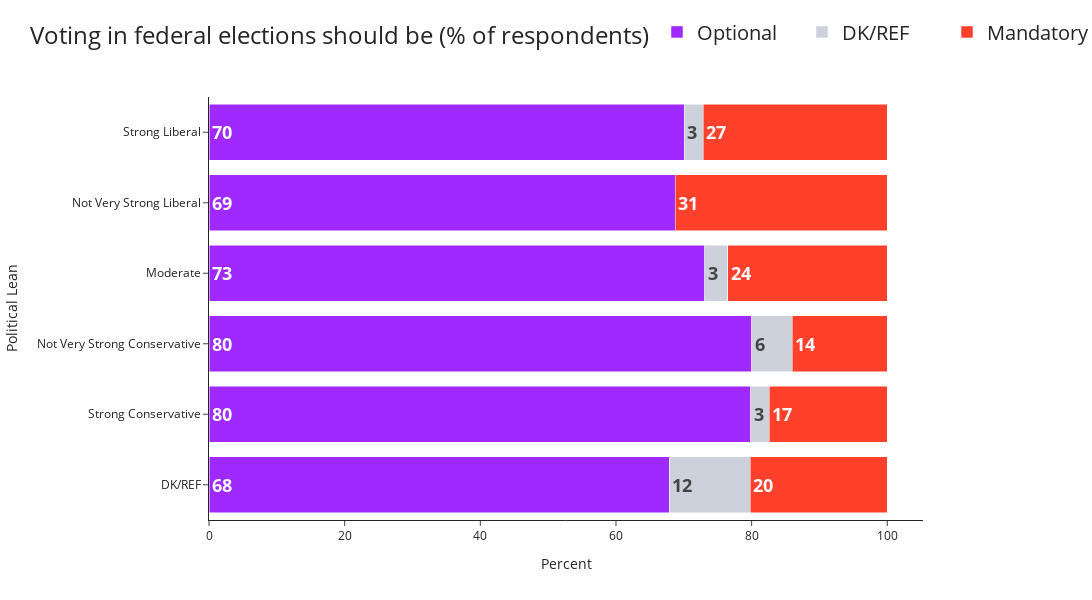

Notebook code cell kept with this figure:
### Markdown cell above
Or make it a stacked horizontal barplot. (getting a little closer to Yougov)

### Code cell
election_ordering = ['Optional','DK/REF', 'Mandatory']
election_props = election_proportions[election_ordering] *100
fig = px.bar(election_props, x= election_props.columns, y = election_props.index, 
                 orientation = 'h', # uncomment this line for a horizontal plot
                
                # x and y axis labels as a key:value dictionary
                 labels={"political_leaning_categorical": "Political Lean",
                         "value": "Percent", 
                         "mandatory_election_categorical" : 'Voting in federal\nelections should be (% of respondents)'},
                 barmode='stack',
                 width = 1200,
                 height = 600,
                 #title = 'Voting in federal\nelections should be (% of respondents)',
                 # manually setting a color map for the bars
                 color_discrete_sequence=[ '#9F29FF', '#CCD1DB', '#FF412C'],
                 template='simple_white', # using the white template instead of the default

            
            )
fig.update_layout(
    legend=dict(
        font=dict(size=20),
        yanchor="top",
        orientation = 'h',
        entrywidth=100,
        y=1.2,
        xanchor="center",
        x=0.5
))
# add % label in each bar

fig.update_traces(texttemplate='<b>%{x:1.0f}</b>', textposition='inside',  insidetextanchor='start', textfont_size=18)
fig.show()

### Figure 1 — Plotly figure (JSON) as saved in the notebook; plotly's stock layout.template omitted (floating-point values rounded to 4 significant figures)
{"data": [{"hovertemplate": "Voting in federal\nelections should be (% of respondents)=Optional<br>Percent=%{x}<br>Political Lean=%{y}<extra></extra>", "insidetextanchor": "start", "legendgroup": "Optional", "marker": {"color": "#9F29FF", "pattern": {"shape": ""}}, "name": "Optional", "orientation": "h", "showlegend": true, "textfont": {"size": 18}, "textposition": "inside", "texttemplate": "<b>%{x:1.0f}</b>", "type": "bar", "x": [67.86, 79.89, 80.0, 73.09, 68.75, 70.09], "xaxis": "x", "y": ["DK/REF", "Strong Conservative", "Not Very Strong Conservative", "Moderate", "Not Very Strong Liberal", "Strong Liberal"], "yaxis": "y"}, {"hovertemplate": "Voting in federal\nelections should be (% of respondents)=DK/REF<br>Percent=%{x}<br>Political Lean=%{y}<extra></extra>", "insidetextanchor": "start", "legendgroup": "DK/REF", "marker": {"color": "#CCD1DB", "pattern": {"shape": ""}}, "name": "DK/REF", "orientation": "h", "showlegend": true, "textfont": {"size": 18}, "textposition": "inside", "texttemplate": "<b>%{x:1.0f}</b>", "type": "bar", "x": [11.9, 2.717, 6.0, 3.364, 0.0, 2.804], "xaxis": "x", "y": ["DK/REF", "Strong Conservative", "Not Very Strong Conservative", "Moderate", "Not Very Strong Liberal", "Strong Liberal"], "yaxis": "y"}, {"hovertemplate": "Voting in federal\nelections should be (% of respondents)=Mandatory<br>Percent=%{x}<br>Political Lean=%{y}<extra></extra>", "insidetextanchor": "start", "legendgroup": "Mandatory", "marker": {"color": "#FF412C", "pattern": {"shape": ""}}, "name": "Mandatory", "orientation": "h", "showlegend": true, "textfont": {"size": 18}, "textposition": "inside", "texttemplate": "<b>%{x:1.0f}</b>", "type": "bar", "x": [20.24, 17.39, 14.0, 23.55, 31.25, 27.1], "xaxis": "x", "y": ["DK/REF", "Strong Conservative", "Not Very Strong Conservative", "Moderate", "Not Very Strong Liberal", "Strong Liberal"], "yaxis": "y"}], "layout": {"barmode": "stack", "height": 600, "legend": {"entrywidth": 100, "font": {"size": 20}, "orientation": "h", "title": {"text": "Voting in federal\nelections should be (% of respondents)"}, "tracegroupgap": 0, "x": 0.5, "xanchor": "center", "y": 1.2, "yanchor": "top"}, "margin": {"t": 60}, "width": 1200, "xaxis": {"anchor": "y", "domain": [0, 1], "title": {"text": "Percent"}}, "yaxis": {"anchor": "x", "domain": [0, 1], "title": {"text": "Political Lean"}}}}
